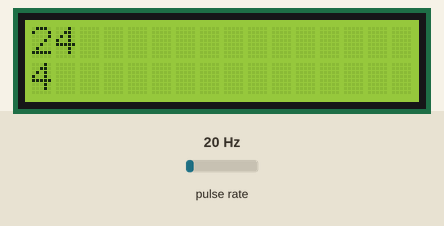
A sketch run on a simulated Arduino Uno, built with avr-gcc and run on an emulated ATmega328P. Shown: 16×2 character LCD. Wiring (inferred from the names in the program): pulse sensor: data pin 2. Inputs (shaded band) come from the test bench; at power-on: pulse rate 20 Hz. What the sketch prints to the serial monitor is not drawn.

Above: at 1.6 s.
1.7 s: pulse rate (sensor on pin 2) set to 4 Hz
At 2.8 s:
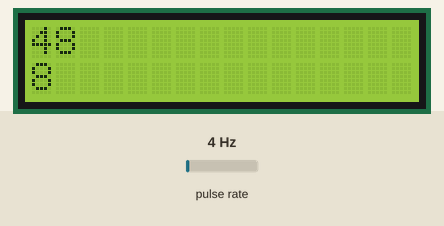
4.5 s: pulse rate (sensor on pin 2) set to 50 Hz
At 5.8 s:
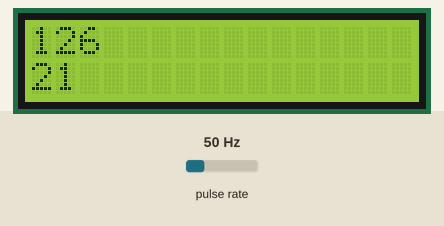
7.5 s: pulse rate (sensor on pin 2) set to 100 Hz
At 9.8 s:
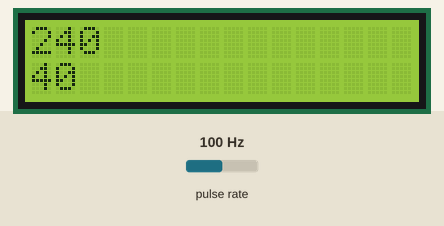
Timing chart, 0 to 11.3 s (numbered marks = the images above; inputs shaded):
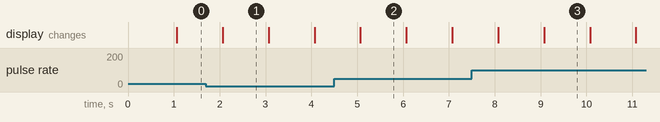

Measured:
- what the display in image 1 shows lasts 1.0 s, from 2.1 s to 3.1 s

The sketch:

SensorIR_RPM.ino
```cpp
#include <LiquidCrystal.h>

LiquidCrystal lcd(12,11, 6, 5, 4, 3);
const byte IR_SENSOR_PIN = 2;
const byte INTERRUPT_PIN = 0;

int BPM = 54;
int rpm = 0;
int revCountBuffer[10] = {0};
int totalCount=0;
int bufferIndex = 0;
int revCount = 0;
long previousMillis = 0;
volatile unsigned long lastTriggerMillis = 0; // last time the sensor was triggered
const unsigned long debounceTime = 200;  // debounce time in ms

void setup() {
    Serial.begin(9600);
    lcd.begin(16,2);
    pinMode(IR_SENSOR_PIN, INPUT);
    attachInterrupt(INTERRUPT_PIN, revCountFunc, FALLING);
}

void loop() {
    long currentMillis = millis();
    if(currentMillis - previousMillis >= 1000) {
        previousMillis = currentMillis;
        noInterrupts();
        revCountBuffer[bufferIndex] = revCount;
        revCount = 0;
        bufferIndex = (bufferIndex + 1) % 10;

        int sum = 0;
        for (int i = 0; i < 10; i++) {
            sum += revCountBuffer[i];
        }
        rpm = sum * 6.0;
        interrupts();

        lcd.setCursor(0,0);
        lcd.print(rpm);
        lcd.setCursor(0,1);
        lcd.print(totalCount);
    }
    Serial.println(String(rpm)+","+String(BPM));
    delay(500);
}

void revCountFunc() {
    unsigned long currentMillis = millis();
    if (currentMillis - lastTriggerMillis >= debounceTime) {  // if enough time has passed since last trigger
        revCount++;
        totalCount++;
        lastTriggerMillis = currentMillis;  // remember when this trigger occurred
    }
}
```
